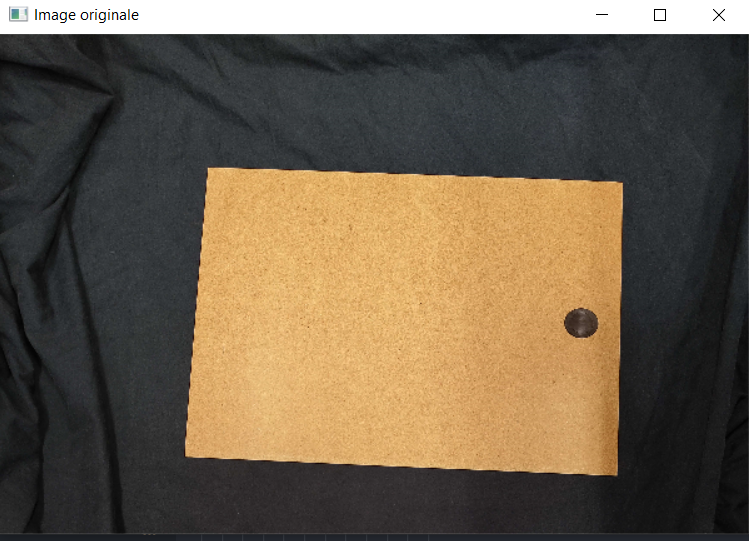
#> input picture screen/couleur.png, 749 x 541 px
$ python -i holes.py   (imports and definitions only)
#> lines starting #> are read from the running program, lines starting #| are printed output that depends on the picture; after the words box and inside, x2 and y2 are one past the last pixel; in counts of white or black regions, pixels touching at a corner belong together
import cv2
import numpy as np
from sklearn.cluster import KMeans
import os
import json

def detect_defauts(image_path, screen=False):
#> called with image_path = 'screen/couleur.png', screen = False
    image = cv2.imread(image_path, cv2.IMREAD_GRAYSCALE)
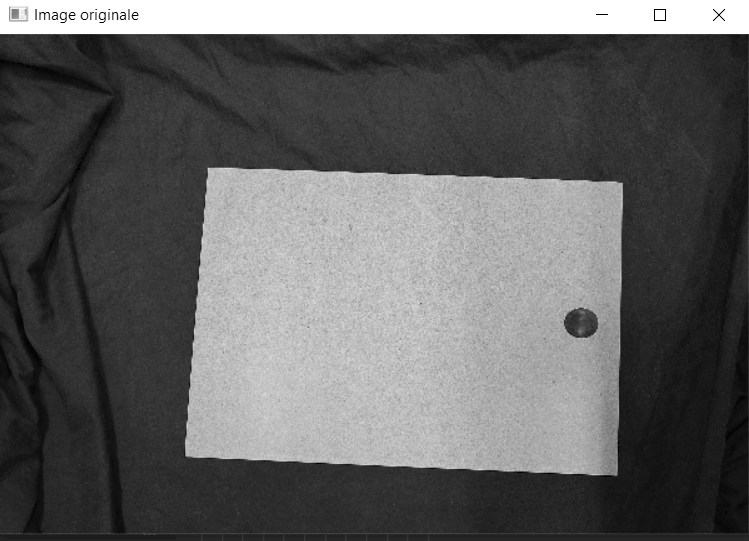
#> image: shape (541, 749); min 0, max 255, mean 98.6
    image = cv2.resize(image, (600, 400))
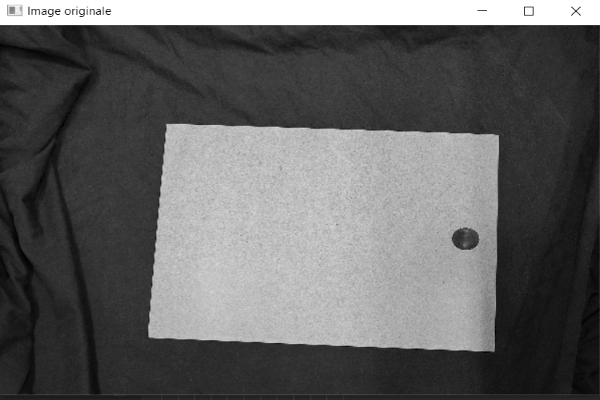
#> image: shape (400, 600); min 0, max 255, mean 98.4
    image_blur = cv2.GaussianBlur(image, (5, 5), 0)
    edges = cv2.Canny(image_blur, 50, 150)
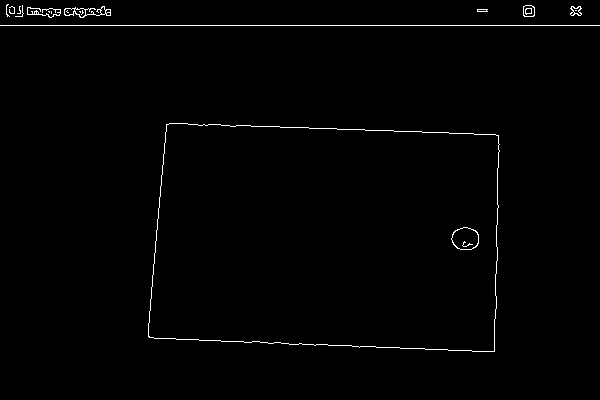
#> edges: shape (400, 600); 0.97% white in thin lines or dots, all inside (x1, y1, x2, y2) = (0, 4, 600, 352)
    contours, _ = cv2.findContours(edges, cv2.RETR_EXTERNAL, cv2.CHAIN_APPROX_SIMPLE)
#> contours = 13 contours, 8 with area under 20; largest, box (x1, y1, x2, y2) and area: (148, 123, 500, 352) 73473, (64, 6, 111, 18) 203, (523, 5, 535, 17) 116, (570, 6, 582, 16) 68, (27, 7, 61, 18) 28
    min_contour_size = 20

    if contours:
        filtered_contours = [cnt for cnt in contours if cv2.contourArea(cnt) > min_contour_size and 50 < cnt[0][0][0] < 550 and 50 < cnt[0][0][1] < 350]
#> filtered_contours = 1 contour; box (x1, y1, x2, y2) and area: (148, 123, 500, 352) 73473
        plaque_mask = np.zeros_like(image, dtype=np.uint8)
        cv2.drawContours(plaque_mask, filtered_contours, -1, 255, thickness=cv2.FILLED)
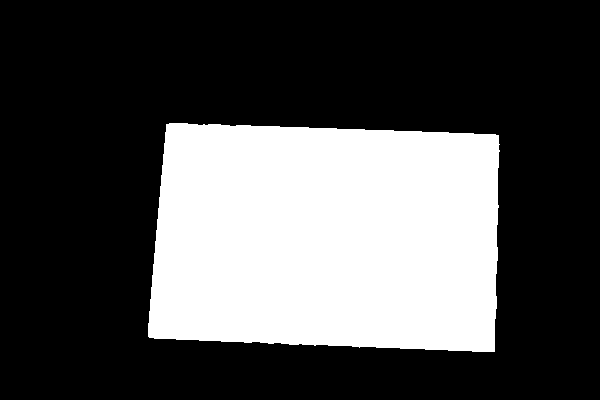
#> plaque_mask: shape (400, 600); 30.8% white; 1 white region, box (x1, y1, x2, y2) and area: (148, 123, 500, 352) 74027
        points_noirs = []

        for y in range(image.shape[0]):
            for x in range(image.shape[1]):
                if cv2.pointPolygonTest(np.concatenate(filtered_contours), (x, y), False) > 0:
                    if image[y, x] < 100:
                        points_noirs.append((x, y))

        points_noirs_array = np.array(points_noirs)
        num_clusters = 5

        if len(points_noirs_array) >= num_clusters:
            kmeans = KMeans(n_clusters=num_clusters, random_state=42)
            kmeans.fit(points_noirs_array)
            cluster_centers = kmeans.cluster_centers_.astype(int)

            # Tri des centres des clusters
            sorted_cluster_centers = sorted(cluster_centers.tolist())

            # Trouver le coin supérieur gauche
            top_left_corner = min(points_noirs_array, key=lambda x: x[0] + x[1])
#> top_left_corner = [455, 231]

            # Calculer la distance entre chaque cluster et le coin supérieur gauche
            distances_to_top_left = [int(np.linalg.norm(np.array(center) - np.array(top_left_corner))) for center in sorted_cluster_centers]
#> distances_to_top_left = [3, 11, 12, 18, 20]

            # Afficher les distances
            #print("Distances entre chaque cluster et le coin supérieur gauche :", distances_to_top_left)

            # Afficher l'image avec les points rouges aux centres des clusters
            if screen:
                image_with_clusters = cv2.cvtColor(image, cv2.COLOR_GRAY2BGR)
                for center in cluster_centers:
                    x, y = center
                    cv2.circle(image_with_clusters, (x, y), 2, (0, 0, 255), -1)

                cv2.imshow("Image avec les points rouges aux centres des clusters", image_with_clusters)
                cv2.waitKey(0)
                cv2.destroyAllWindows()

            filename = os.path.basename(image_path)

            if os.path.exists("data.json") and os.stat("data.json").st_size != 0:
                with open("data.json", "r") as json_file:
#> (reads data.json from the repository)
                    json_data = json.load(json_file)
                    json_data.setdefault(filename, {}).update({"centres_clusters": sorted_cluster_centers, "distances_to_top_left": distances_to_top_left})
            else:
                json_data = {}
                json_data = {filename: {"centres_clusters": sorted_cluster_centers, "distances_to_top_left": distances_to_top_left}}

            with open("data.json", "w") as json_file:
                json.dump(json_data, json_file)
            return sorted_cluster_centers
        else:
            # Aucun contour détecté, ajouter "null" dans le fichier JSON
            filename = os.path.basename(image_path)

            if os.path.exists("data.json") and os.stat("data.json").st_size != 0:
                with open("data.json", "r") as json_file:
                    json_data = json.load(json_file)
                    json_data.setdefault(filename, {}).update({"centres_clusters": "null", "distances_to_top_left": "null"})
            else:
                json_data = {}
                json_data.setdefault(filename, {}).update({"centres_clusters": "null", "distances_to_top_left": "null"})

            with open("data.json", "w") as json_file:
                json.dump(json_data, json_file)
            return None


"""
# Exemple d'utilisation avec l'affichage de l'image
image_path_example = "fichierImage/1.png"
centres_clusters = detect_defauts(image_path_example, screen=True)

if centres_clusters is not None:
    print("Coordonnées des centres des clusters (triés) :", centres_clusters)
else:
    print("Pas de contour détecté sur l'image ou pas assez de points noirs pour effectuer le regroupement.")
"""

>>> result = detect_defauts('screen/couleur.png')
